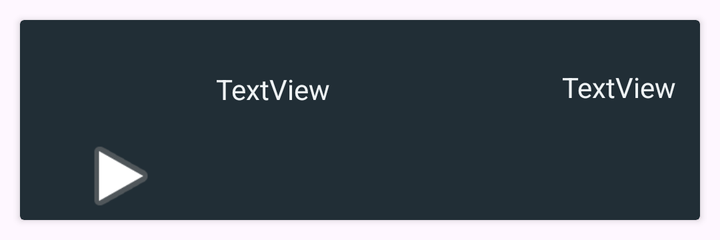
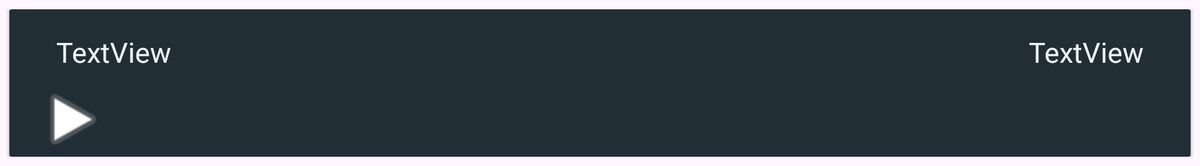

First picture: res/layout/ on a phone held upright. Second picture: the repository's own variant of that layout, on a device whose configuration matches the variant's folder. Source for both follows.
<!-- AndroidManifest.xml: application theme Theme.PracticaFinal2Trimestre_JorgeGonzaloGalindoAlmena -->
<!-- res/layout/musica_layout.xml -->
<?xml version="1.0" encoding="utf-8"?>
<androidx.cardview.widget.CardView xmlns:android="http://schemas.android.com/apk/res/android"
    xmlns:app="http://schemas.android.com/apk/res-auto"
    xmlns:tools="http://schemas.android.com/tools"
    android:layout_width="match_parent"
    android:layout_height="wrap_content"
    android:layout_margin="10dp"
    android:backgroundTint="#212E36">

    <androidx.constraintlayout.widget.ConstraintLayout
        android:layout_width="match_parent"
        android:layout_height="wrap_content">

        <ImageView
            android:id="@+id/btnPlay"
            android:layout_width="45dp"
            android:layout_height="44dp"
            android:layout_marginStart="28dp"
            android:layout_marginTop="56dp"
            app:layout_constraintStart_toStartOf="parent"
            app:layout_constraintTop_toTopOf="parent"
            app:srcCompat="@android:drawable/ic_media_play" />

        <TextView
            android:id="@+id/tvTitulo"
            android:layout_width="wrap_content"
            android:layout_height="wrap_content"
            android:layout_marginStart="98dp"
            android:layout_marginTop="25dp"
            android:text="TextView"
            android:textColor="#EFF3F5"
            app:layout_constraintStart_toStartOf="parent"
            app:layout_constraintTop_toTopOf="parent" />

        <TextView
            android:id="@+id/tvAlbum"
            android:layout_width="wrap_content"
            android:layout_height="wrap_content"
            android:layout_marginStart="116dp"
            android:layout_marginTop="24dp"
            android:text="TextView"
            android:textColor="#EFF3F5"
            app:layout_constraintStart_toEndOf="@+id/tvTitulo"
            app:layout_constraintTop_toTopOf="parent" />
    </androidx.constraintlayout.widget.ConstraintLayout>
</androidx.cardview.widget.CardView>
<!-- resources referenced by this layout -->
<resources>
  <style name="Theme.PracticaFinal2Trimestre_JorgeGonzaloGalindoAlmena" parent="Theme.Material3.DayNight.NoActionBar">
          
          <item name="colorPrimary">#0f2738</item>
          <item name="colorPrimaryVariant">@color/purple_700</item>
          <item name="colorOnPrimary">#192229</item>
          
          <item name="colorSecondary">@color/teal_200</item>
          <item name="colorSecondaryVariant">@color/teal_700</item>
          <item name="colorOnSecondary">@color/white</item>
          
          <item name="android:statusBarColor" tools:targetApi="l">?attr/colorPrimaryVariant</item>
          
          <item name="android:windowTranslucentStatus">true</item>
  
      </style>
</resources>
<!-- res/layout-sw720dp/musica_layout.xml (the repository's variant of the layout above) -->
<!-- drawn on a large tablet held sideways -->
<?xml version="1.0" encoding="utf-8"?>
<androidx.cardview.widget.CardView xmlns:android="http://schemas.android.com/apk/res/android"
    xmlns:app="http://schemas.android.com/apk/res-auto"
    xmlns:tools="http://schemas.android.com/tools"
    android:layout_width="match_parent"
    android:layout_height="wrap_content"
    android:layout_margin="10dp"
    android:backgroundTint="#212E36">

    <androidx.constraintlayout.widget.ConstraintLayout
        android:layout_width="match_parent"
        android:layout_height="wrap_content">

        <ImageView
            android:id="@+id/btnPlay"
            android:layout_width="80dp"
            android:layout_height="80dp"
            android:layout_marginStart="28dp"
            android:layout_marginTop="12dp"
            app:layout_constraintStart_toStartOf="parent"
            app:layout_constraintTop_toBottomOf="@+id/tvTitulo"
            app:srcCompat="@android:drawable/ic_media_play" />

        <TextView
            android:id="@+id/tvTitulo"
            android:layout_width="wrap_content"
            android:layout_height="wrap_content"
            android:layout_marginStart="50dp"
            android:layout_marginTop="25dp"
            android:text="TextView"
            android:textColor="#EFF3F5"
            android:textSize="30sp"
            app:layout_constraintStart_toStartOf="parent"
            app:layout_constraintTop_toTopOf="parent" />

        <TextView
            android:id="@+id/tvAlbum"
            android:layout_width="wrap_content"
            android:layout_height="wrap_content"
            android:layout_marginTop="25dp"
            android:layout_marginEnd="50dp"
            android:text="TextView"
            android:textColor="#EFF3F5"
            android:textSize="30sp"
            app:layout_constraintEnd_toEndOf="parent"
            app:layout_constraintTop_toTopOf="parent" />
    </androidx.constraintlayout.widget.ConstraintLayout>
</androidx.cardview.widget.CardView>
